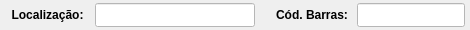
              <widget class="QWidget" name="widget_41" native="true">
               <property name="minimumSize">
                <size>
                 <width>0</width>
                 <height>30</height>
                </size>
               </property>
               <property name="maximumSize">
                <size>
                 <width>16777215</width>
                 <height>30</height>
                </size>
               </property>
               <property name="styleSheet">
                <string notr="true"/>
               </property>
               <layout class="QHBoxLayout" name="horizontalLayout_33">
                <property name="spacing">
                 <number>5</number>
                </property>
                <property name="leftMargin">
                 <number>5</number>
                </property>
                <property name="topMargin">
                 <number>3</number>
                </property>
                <property name="rightMargin">
                 <number>5</number>
                </property>
                <property name="bottomMargin">
                 <number>3</number>
                </property>
                <item>
                 <widget class="QLabel" name="label_76">
                  <property name="minimumSize">
                   <size>
                    <width>85</width>
                    <height>0</height>
                   </size>
                  </property>
                  <property name="maximumSize">
                   <size>
                    <width>85</width>
                    <height>16777215</height>
                   </size>
                  </property>
                  <property name="font">
                   <font>
                    <pointsize>9</pointsize>
                    <weight>75</weight>
                    <bold>true</bold>
                   </font>
                  </property>
                  <property name="text">
                   <string>Localização:</string>
                  </property>
                  <property name="alignment">
                   <set>Qt::AlignCenter</set>
                  </property>
                 </widget>
                </item>
                <item>
                 <widget class="QLineEdit" name="line_Local">
                  <property name="sizePolicy">
                   <sizepolicy hsizetype="Preferred" vsizetype="Preferred">
                    <horstretch>0</horstretch>
                    <verstretch>0</verstretch>
                   </sizepolicy>
                  </property>
                  <property name="minimumSize">
                   <size>
                    <width>160</width>
                    <height>0</height>
                   </size>
                  </property>
                  <property name="maximumSize">
                   <size>
                    <width>160</width>
                    <height>16777215</height>
                   </size>
                  </property>
                  <property name="font">
                   <font>
                    <pointsize>9</pointsize>
                   </font>
                  </property>
                  <property name="styleSheet">
                   <string notr="true">background-color: rgb(255, 255, 255);</string>
                  </property>
                  <property name="text">
                   <string/>
                  </property>
                  <property name="maxLength">
                   <number>20</number>
                  </property>
                  <property name="alignment">
                   <set>Qt::AlignLeading|Qt::AlignLeft|Qt::AlignVCenter</set>
                  </property>
                 </widget>
                </item>
                <item>
                 <widget class="QLabel" name="label_9">
                  <property name="text">
                   <string/>
                  </property>
                 </widget>
                </item>
                <item>
                 <widget class="QLabel" name="label_77">
                  <property name="minimumSize">
                   <size>
                    <width>80</width>
                    <height>0</height>
                   </size>
                  </property>
                  <property name="maximumSize">
                   <size>
                    <width>80</width>
                    <height>16777215</height>
                   </size>
                  </property>
                  <property name="font">
                   <font>
                    <pointsize>9</pointsize>
                    <weight>75</weight>
                    <bold>true</bold>
                   </font>
                  </property>
                  <property name="text">
                   <string>Cód. Barras:</string>
                  </property>
                  <property name="alignment">
                   <set>Qt::AlignCenter</set>
                  </property>
                 </widget>
                </item>
                <item>
                 <widget class="QLineEdit" name="line_Barras">
                  <property name="sizePolicy">
                   <sizepolicy hsizetype="Preferred" vsizetype="Preferred">
                    <horstretch>0</horstretch>
                    <verstretch>0</verstretch>
                   </sizepolicy>
                  </property>
                  <property name="minimumSize">
                   <size>
                    <width>0</width>
                    <height>0</height>
                   </size>
                  </property>
                  <property name="maximumSize">
                   <size>
                    <width>16777215</width>
                    <height>16777215</height>
                   </size>
                  </property>
                  <property name="font">
                   <font>
                    <pointsize>9</pointsize>
                   </font>
                  </property>
                  <property name="styleSheet">
                   <string notr="true">background-color: rgb(255, 255, 255);</string>
                  </property>
                  <property name="text">
                   <string/>
                  </property>
                  <property name="maxLength">
                   <number>30</number>
                  </property>
                  <property name="alignment">
                   <set>Qt::AlignCenter</set>
                  </property>
                 </widget>
                </item>
               </layout>
              </widget>
